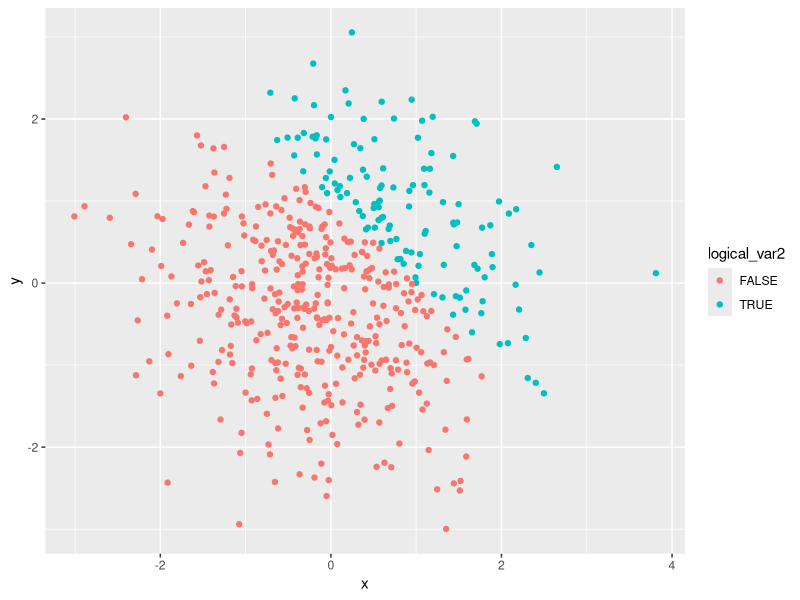
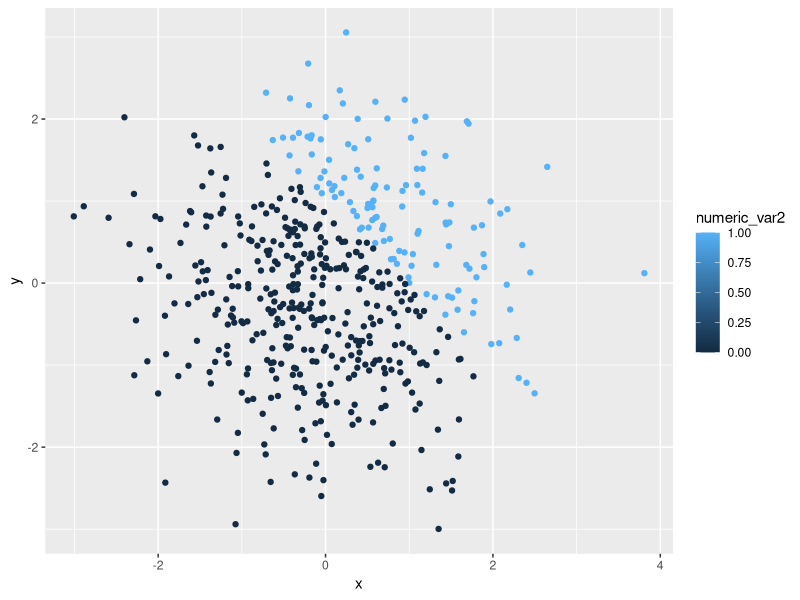
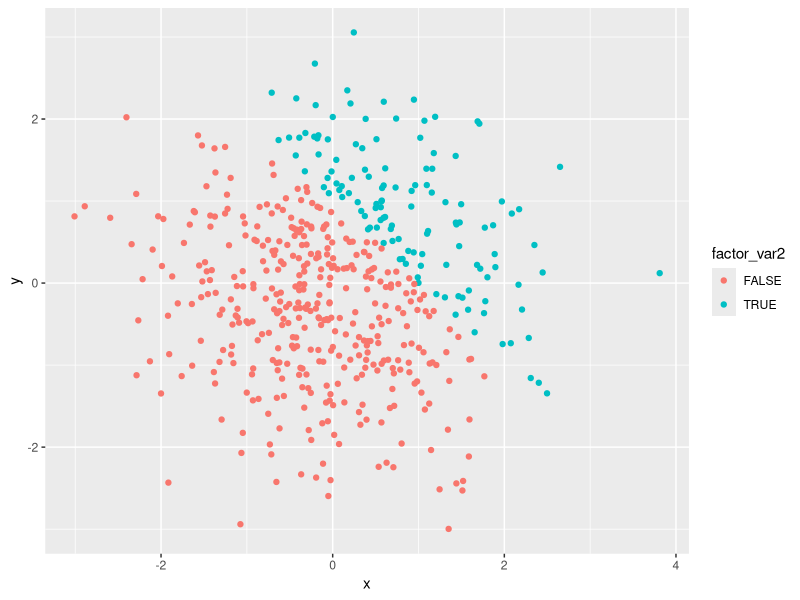
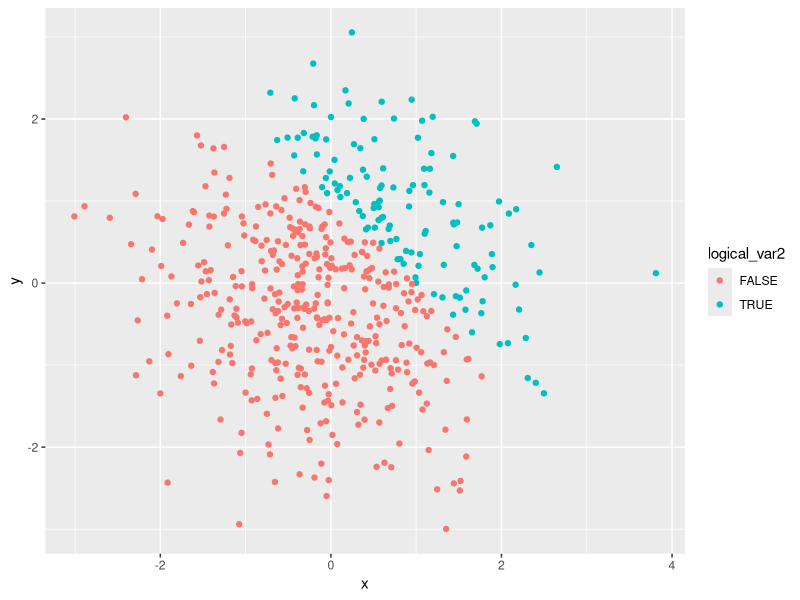

The R source for these figures, in order:
## ---- chunk 1
knitr::opts_chunk$set(echo = TRUE)
library(tidyverse)
## ---- chunk 2
###Setting the seed, so problem 1 random normal distribution stays the same
set.seed(1)

prob1_df = tibble(
  normal_var = rnorm(8),
  logical_var = normal_var > 0,
  charac_var = c("R", "is", "the", "best", "coding", "language", "ever", "!"),  
  factor_var = factor(c("negative", "low", "negative", "high", "low", "negative", "low", "low"))
)

## ---- chunk 3
mean(pull(prob1_df, normal_var))
mean(pull(prob1_df, logical_var))
mean(pull(prob1_df, charac_var))
mean(pull(prob1_df, factor_var))
## ---- chunk 4
##convert the logical vector to numeric, and multiply the random sample by the result
as.numeric(pull(prob1_df, logical_var))*(pull(prob1_df, normal_var))

##convert the logical vector to a factor, and multiply the random sample by the result
as.factor(pull(prob1_df, logical_var))*(pull(prob1_df, normal_var)) 

##convert the logical vector to a factor and then convert the result to numeric, and multiply the random sample by the result
as.numeric(as.factor(pull(prob1_df, logical_var)))*(pull(prob1_df, normal_var))

## ---- chunk 5
prob2_df = tibble(
  x = rnorm(500),
  y = rnorm(500),
  logical_var2 = (x + y > 1),
  numeric_var2 = as.numeric(logical_var2),
  factor_var2 = as.factor(logical_var2),
)

## ---- chunk 6
mean_samp = mean(pull(prob2_df, x))
median_samp = median(pull(prob2_df, x))
sd_samp = sd(pull(prob2_df, x))


prob_logical = 1 - pnorm(1, mean = 0.02, sd = 1.01)
percent_log = 100*prob_logical
## ---- chunk 7
ggplot(prob2_df, aes(x = x, y = y, color = logical_var2)) + geom_point()

ggsave("logicalvarplot.pdf")

ggplot(prob2_df, aes(x = x, y = y, color = numeric_var2)) + geom_point()

ggplot(prob2_df, aes(x = x, y = y, color = factor_var2)) + geom_point()

